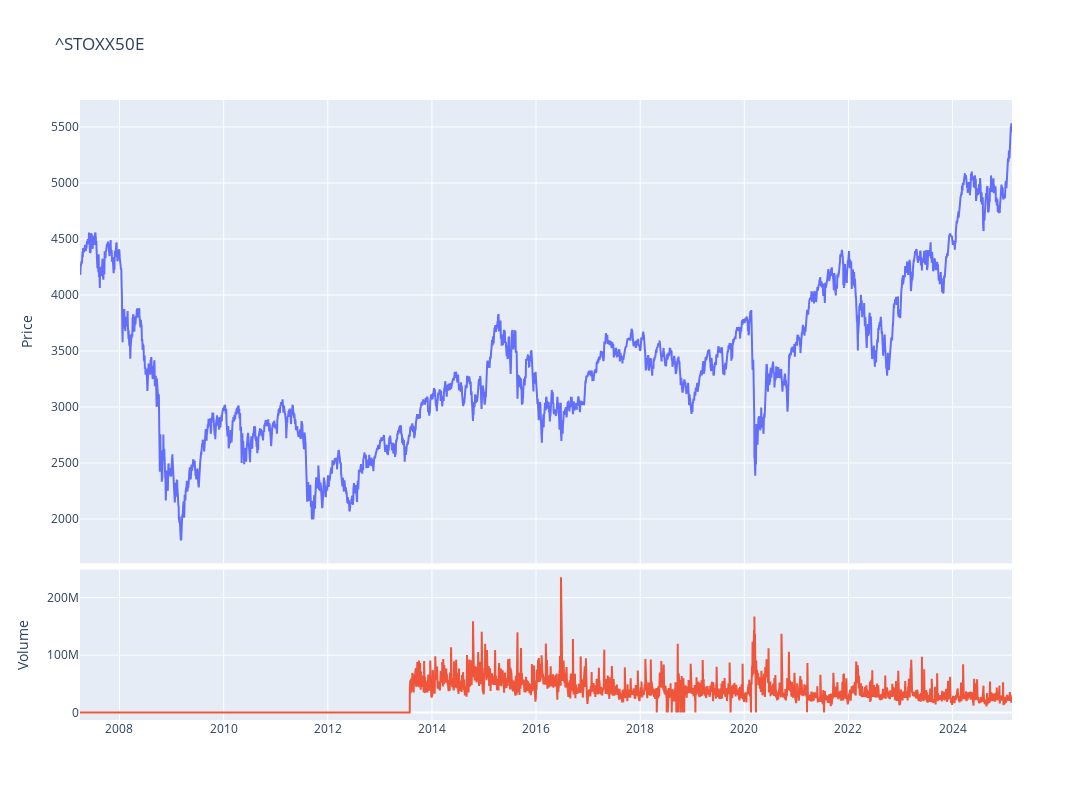

The notebook cell this image was saved under:
### Code cell
fig = make_subplots(rows=4, cols=1,shared_xaxes=True,vertical_spacing=0.01,specs=[[{'rowspan':3,'colspan':1}],[None],[None],[{'rowspan':1,'colspan':1}]])

# Graph (1,1)
fig.add_trace(go.Scatter(x=stock_ticker.index,y=stock_ticker['Adj Close'],mode="lines",name=f"{ticker}"),row=1, col=1)
# Update xaxis properties
fig.update_yaxes(title_text="Price", row=1, col=1)

# Graph (4,1)
fig.add_trace(go.Scatter(x=stock_ticker.index,y=stock_ticker['Volume'],mode="lines",name='Volume'),row=4, col=1)
fig.update_yaxes(title_text="Volume", row=4, col=1)

fig.update_layout(height=800, width=1300,showlegend=False,title=f"{ticker}")

fig.show()

### Figure 1 — Plotly figure (JSON) as saved in the notebook; plotly's stock layout.template omitted (floating-point values rounded to 4 significant figures; data arrays with more than 128 entries replaced by an {"elided": "..."} marker saying what was removed)
{"data": [{"mode": "lines", "name": "^STOXX50E", "type": "scatter", "x": {"elided": "4488 str values"}, "xaxis": "x", "y": {"elided": "4488 float values"}, "yaxis": "y"}, {"mode": "lines", "name": "Volume", "type": "scatter", "x": {"elided": "4488 str values"}, "xaxis": "x2", "y": {"elided": "4488 int values"}, "yaxis": "y2"}], "layout": {"height": 800, "showlegend": false, "title": {"text": "^STOXX50E"}, "width": 1300, "xaxis": {"anchor": "y", "domain": [0, 1], "matches": "x2", "showticklabels": false}, "xaxis2": {"anchor": "y2", "domain": [0, 1]}, "yaxis": {"anchor": "x", "domain": [0.2525, 1], "title": {"text": "Price"}}, "yaxis2": {"anchor": "x2", "domain": [0, 0.2425], "title": {"text": "Volume"}}}}
